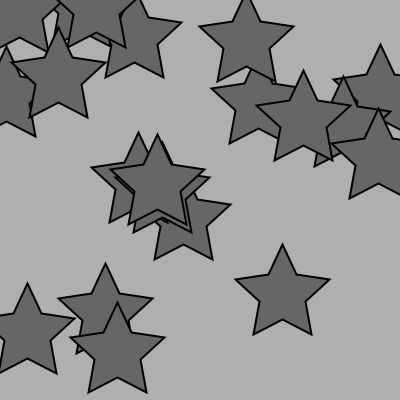
Frame 1 (no input)
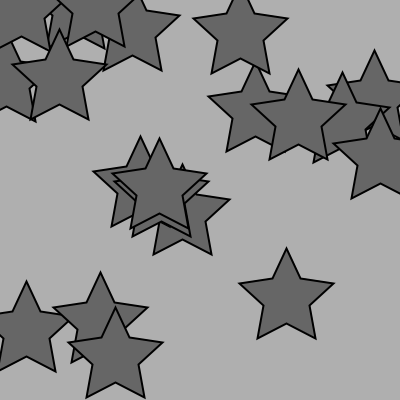
Frame 60 (the mouse pressed at the canvas centre just before this capture)
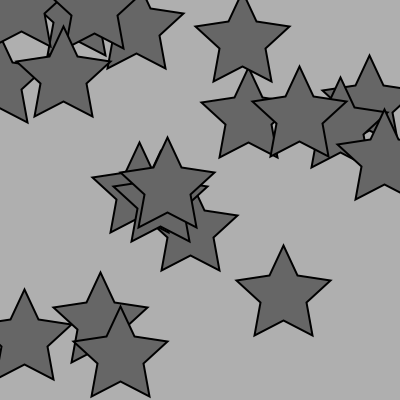
Frame 120 (the mouse held since frame 60 and released just before this capture)

The Processing sketch that drew these frames (run headless with seeded random() and noise(); from frame 60 on, the mouse is pressed at the canvas centre):

// Processing sketch: exercise_14_12
// ── exercise_14_12.pde
Star[] stars;

void setup(){
  size(400, 400);
  stars = new Star[20];
  for(int i=0; i<stars.length; i++){
    stars[i] = new Star((int)random(width),(int)random(height));
  }
}

void draw(){
  background(175);
  for(int i=0; i<stars.length; i++){
    stars[i].display();
    stars[i].move();
  }
}

// ── Star.pde
class Star{
  PShape s;
  float x, y;
  
  Star(float x_, float y_){
    
    x = x_;
    y = y_;
    //shape star 
    s = createShape();
    s.beginShape();
    s.fill(102);
    s.stroke(0);
    s.strokeWeight(2);
    //vertex
    s.vertex(0, -50);
    s.vertex(14, -20);
    s.vertex(47, -15);
    s.vertex(23, 7);
    s.vertex(29, 40);
    s.vertex(0, 25);
    s.vertex(-29, 40);
    s.vertex(-23, 7);
    s.vertex(-47, -15);
    s.vertex(-14, -20);
    s.endShape(CLOSE);
  }
  
  void move(){
    x += random(-1,1);
    y += random(-1,1);
  }
  
  void display(){
    //push
    pushMatrix();
    //translate
    translate(x, y);
    //draw
    shape(s);
    //pop
    popMatrix();
  }
}
